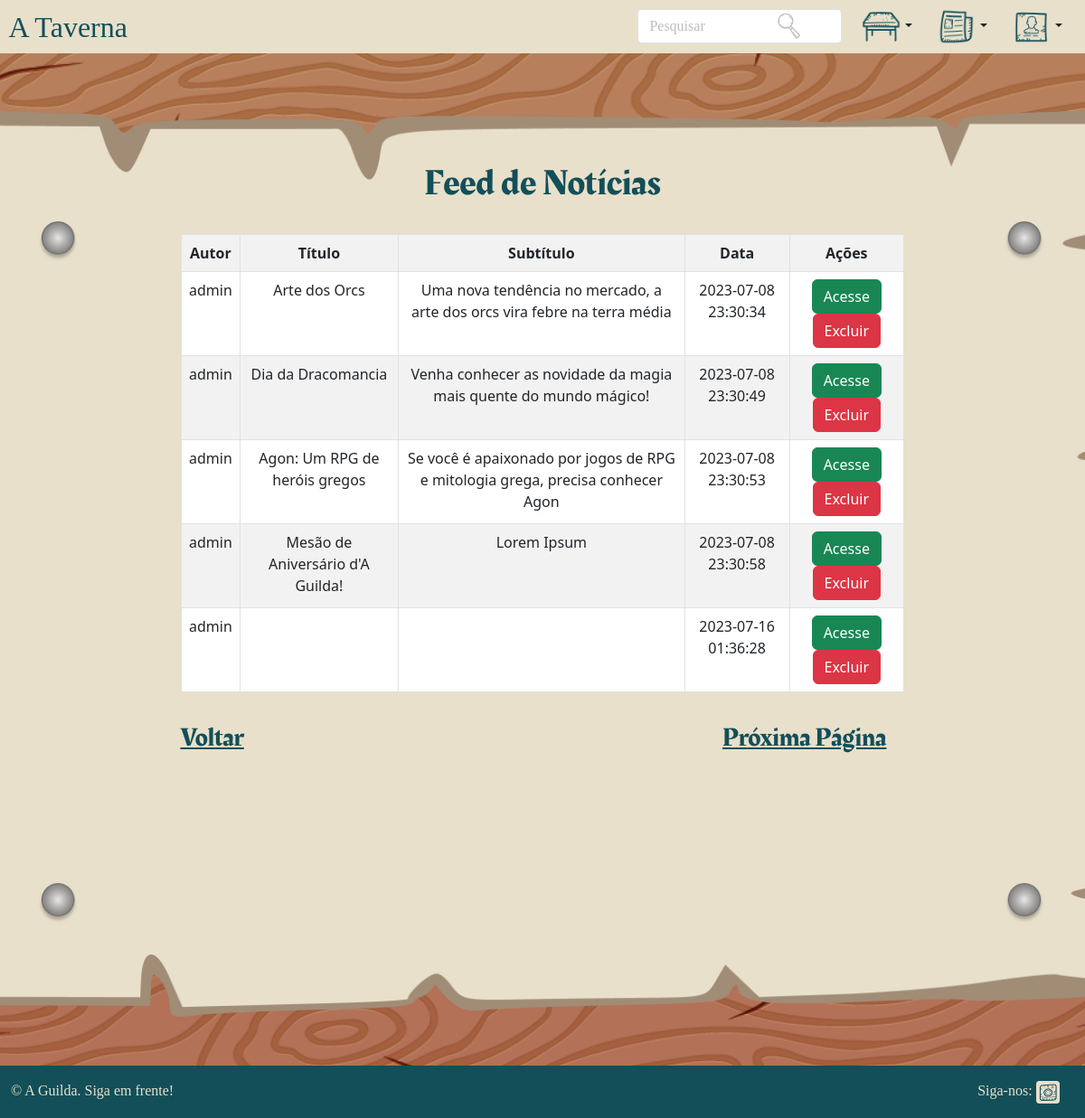
Screenshot of /telas/noticias/Lista_de_noticias.php (signed in) with the database file from the repository.
### tables this page shows
CREATE TABLE `noticia` (
  `id` int(10) UNSIGNED NOT NULL,
  `apelido_admin` varchar(30) NOT NULL,
  `titulo` varchar(255) NOT NULL,
  `subtitulo` varchar(255) NOT NULL,
  `data` timestamp NOT NULL DEFAULT current_timestamp() ON UPDATE current_timestamp(),
  `foto` varchar(255) NOT NULL,
  `texto` text NOT NULL
);

### telas/noticias/Lista_de_noticias.php (the view, shortened to what this page needs)
<?php
    require_once 'config.php';
      echo '<!DOCTYPE html>';
      echo '<html lang="pt-br">';
      echo '<head>';
      echo '<link href="https://cdn.jsdelivr.net/npm/bootstrap@5.3.0-alpha3/dist/css/bootstrap.min.css" rel="stylesheet">';
      echo '<link href="../../css/standard.css" rel="stylesheet">';
      echo '<link href="../../css/lista_de_noticias.css" rel="stylesheet">';
      echo '</head>';
      echo '<body class="bg-light">';
      echo '<header class="sticky-top" id="h">';
            echo "<a class='navbar-brand' href='../usuario/Usuario_dashboard.php'><div id='logo'>A Taverna</div></a>";
            echo "<nav>";
            echo "<div class='container-fluid'>";
            echo '<div>';
            echo '<img src="../../assets/images/icons8-lupa-50.png" style="width: 2em; height: 2em; margin-top: 0.8em; position: relative; left: 11.5em;">';
            echo "<form class='form-inline' action='../pesquisar.php' method='post' style='margin-top:0.6em;'>";
            echo "<div style='display:flex;'>";
            echo "<input class='form-control mr-sm-2' type='search' placeholder='Pesquisar' name='pesquisa' style='border-radius: 0.25em; margin-right:0.5em; font-family: Montagna LTD;'>";
            echo "</div>";
            echo "</form>";
            echo '<div class="dropdown">';
            echo '<button class="btn dropdown-toggle" data-bs-toggle="dropdown"><img src="../../assets/images/icons8-mesa-100.png" style="width: 2.8em;"></button>';
            echo '</div>';
            echo '<div class="dropdown">';
            echo '<button class="btn dropdown-toggle" data-bs-toggle="dropdown"><img src="../../assets/images/noticias.png" style="width: 2.8em;"></button>';
            echo '</div>';
            echo '<div class="dropdown">';
            echo '<button class="btn dropdown-toggle" data-bs-toggle="dropdown"><img src="../../assets/images/pessoa.png" style="width: 2.8em;"></button>';
            echo '</div>';
            echo "</div>";
            echo '</div>';
            echo "</nav>";
            echo '</header>';
      echo '<main style="background-image: url(../../assets/images/fundo-lista-noticiass.png); background-size: cover; background-repeat: no-repeat; background-position: center;">';
      echo '<div class="container-fluid text-center" style="width: 900px; position: relative; top: 6em;">';
      echo '<h1 class="p-4" id="titulo">Feed de Notícias</h1>';
    if(isset($_GET["id"])){
        $sql = "SELECT * FROM noticia WHERE id > {$_GET["id"]}  ORDER BY id LIMIT 5 ";
    } else{
        $sql = "SELECT * FROM noticia ORDER BY id LIMIT 5";
    }
    $stmt = $mysqli->query($sql);
    $qtd = $stmt->num_rows;
    if($qtd > 0){
        echo "<table class='table table-hover table-striped table-bordered' style='width:800px; margin:auto;'>";
            echo "<tr>";
            echo "<th>Autor</th>";
            echo "<th>Título</th>";
            echo "<th>Subtítulo</th>";
            echo "<th>Data</th>";
            echo "<th>Ações</th>";
            echo "</tr>";
        while($row = $stmt->fetch_object()){
            echo "<tr>";
            echo "<td>" . $row->apelido_admin . "</td>";
            echo "<td>" . $row->titulo . "</td>";
            echo "<td>" . $row->subtitulo . "</td>";
            echo "<td>" . $row->data . "</td>";
            $id = $row -> id;
        if($_SESSION["admin"] == 0){
            echo "<td>
            <button class='btn' style='background-color: #134F59; color: white;' onclick=\"location.href='Noticia_dashboard.php?id=".$row->id."';\">+</button>
                  </td>";
            echo "</tr>";
        }else if($_SESSION["admin"] == 1){
            echo "<td>
                    <button class='btn btn-success' onclick=\"location.href='Mesa_dashboard.php?id=".$row->id."';\">Acesse</button>
                    <button class='btn btn-danger' onclick=\"location.href='Lista_de_noticias.php?name=$row->id';\">Excluir</button>
            </td>";
        }
    }
        echo "</table>";
        echo '<div style="display: flex; justify-content: space-between;">';
        echo "<button id='botaoControle' onclick=\"location.href='lista_de_noticias.php?idVoltar=$id';\">Voltar</button>";
        echo "<button id='botaoControle' onclick=\"location.href='lista_de_noticias.php?id=$id';\">Próxima Página</button>";
        echo '</div>';
        echo '</div>';
    } else {
        echo "<h3 class='text-danger'>Não encontrou resultados!</h3>";
        echo '<div style="display: flex; justify-content: space-between;">';
        echo "<button id='botaoControle' onclick=\"location.href='lista_de_noticias.php?idVoltar=$id';\">Voltar</button>";
        echo '</div>';
        echo '</div>';
    }
    echo '</main>';
    echo '<footer>';
            echo '<div class="container-fluid">';
            echo '<p>&copy; A Guilda. Siga em frente!</p>';
            echo '<p>Siga-nos:<a href="https://www.instagram.com/aguilda_smd/" target="_blank"><img src="../../assets/images/insta-icon (3).png"></a></p>';
            echo '</div>';
            echo '</footer>';
    echo '</body>';
    echo '</html>';
?>

### css/standard.css (style rules this page uses)
* { margin: 0px; padding: 0px; }
:root { --cor0: #FADEB7; --cor1: #134F59; --cor2: #E8E0CB; --cor3: #AA6857; --fonte-logo: "DO David Gothic"; --fonte-titulo: "Rakkas"; --fonte-texto: "Montagna LTD"; }
body { width: 100vw; height: 100vh; overflow-x: hidden; }

### css/lista_de_noticias.css (style rules this page uses)
body { overflow-x: hidden; }
header { width: 100vw; height: 3.7em; background-color: var(--cor2); display: flex; justify-content: space-between; overflow-y: visible; }
header>nav>div>div { display: flex; justify-content: flex-end; }
div#logo { font-family: var(--fonte-logo); font-size: 2em; margin-top: 0.2em; margin-left: 0.3em; color: var(--cor1); }
header#h>nav>div>div>form>div>input::placeholder { color: #bdbdbd; }
main { width: 100vw; height: 140vh; }
h1#titulo { font-family: Rakkas; color: #134F59; }
button#botaoControle { margin: 0px; margin-top: 1em; margin-right: 0.1em; font-family: Rakkas; font-size: 1.8em; color: #134F59; margin-top: 1em; margin-right: 2em; margin-left: 1.3em; text-decoration: underline; background-color: transparent; border: 0px; }
footer { position: relative; bottom: 0; width: 100vw; background-color: var(--cor1); }
footer>div { display: flex; justify-content: space-between; padding: 1em; }
footer>div>p { font-family: var(--fonte-texto); font-size: 1em; margin: 0px; color: var(--cor2); }
footer>div>p>a>img { margin-left: 0.3em; margin-right: 1em; width: 1.6em; height: 1.6em; }

### rows the page displays
noticia: apelido_admin "admin", titulo "Arte dos Orcs", subtitulo "Uma nova tendência no mercado, a arte dos orcs vira febre na terra média", data "2023-07-08 23:30:34"
noticia: apelido_admin "admin", titulo "Dia da Dracomancia", subtitulo "Venha conhecer as novidade da magia mais quente do mundo mágico!", data "2023-07-08 23:30:49"
noticia: apelido_admin "admin", titulo "Agon: Um RPG de heróis gregos", subtitulo "Se você é apaixonado por jogos de RPG e mitologia grega, precisa conhecer Agon", data "2023-07-08 23:30:53"
noticia: apelido_admin "admin", titulo "Mesão de Aniversário d'A Guilda!", subtitulo "Lorem Ipsum", data "2023-07-08 23:30:58"
noticia: apelido_admin "admin", data "2023-07-16 01:36:28"
